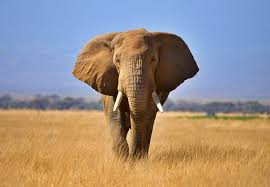
#> input picture 04_OpenCV_Computer_Vision/02_Image_Read_Write_Display/sample_images/elephant.jpeg, 270 x 187 px
$ jupyter execute 02_Image_Read_Write_Display.ipynb
#> lines starting #> are read from the running program, lines starting #| are printed output that depends on the picture
<h2 style="text-align:center;">📘 02_Image_Read_Write_Display.ipynb</h2>

---

## 🎯 Objective
This notebook demonstrates **basic image handling operations in OpenCV** — reading, displaying, and saving images.
We'll also explore color spaces and visualization differences between **cv2** and **matplotlib**.

---

## 1️⃣ Importing Libraries
Let's import the required libraries and check OpenCV version.

[cell 1]
import cv2
import matplotlib.pyplot as plt

print("# ➤ OpenCV version:", cv2.__version__)

---

## 2️⃣ Reading an Image
Use `cv2.imread()` to read an image from a file path.

**Syntax:**
```python
cv2.imread(filename, flag)
```
- `filename`: Path to the image.
- `flag`:
  - `1` (default) → Read in color (BGR)
  - `0` → Grayscale
  - `-1` → Unchanged (including alpha transparency)

[cell 2]
# Read image from folder
img_path = 'sample_images/elephant.jpeg'

# Read in color (default)
image = cv2.imread(img_path, 1)
#> image is the input picture: shape (187, 270, 3); mean B, G, R 134.2, 143.7, 157

# Check if image loaded correctly
if image is None:
    print("❌ Error: Image not found or path incorrect!")
else:
    print("✅ Image loaded successfully!")
    print("# ➤ Image shape:", image.shape)  # (Height, Width, Channels)
#| # ➤ Image shape: (187, 270, 3)

---

## 3️⃣ Displaying Image (Local Environment)
In a local Python environment (VS Code, PyCharm, etc.), use `cv2.imshow()`:

```python
cv2.imshow('Elephant', image)
cv2.waitKey(0)
cv2.destroyAllWindows()
```

⚠️ Note: `cv2.imshow()` **won’t work in Jupyter/Colab** — it needs a GUI window.

Hence, we’ll use **Matplotlib** for display instead.

[cell 3]
cv2.imshow('Elephant', image)
cv2.waitKey(0)
cv2.destroyAllWindows()

---

## 4️⃣ Displaying Image using Matplotlib
Matplotlib expects **RGB** images, but OpenCV loads them as **BGR**,
so colors appear inverted if we don’t convert them.

Let’s fix that using `cv2.cvtColor()`.

[cell 4]
# Convert BGR to RGB for correct color display
img_rgb = cv2.cvtColor(image, cv2.COLOR_BGR2RGB)

# Display using matplotlib
plt.figure(figsize=(6,6))
plt.imshow(img_rgb)
plt.title('Elephant Image (RGB Corrected)')
plt.axis('off')
plt.show()

---

## 5️⃣ Writing (Saving) Images
Use `cv2.imwrite()` to save images to disk.

**Syntax:**
```python
cv2.imwrite('new_image_name.jpg', image)
```

[cell 5]
# Save the image in a new file
output_path = 'sample_images/elephant_copy.jpg'
cv2.imwrite(output_path, image)

print("✅ Image saved successfully as:", output_path)

---

## 6️⃣ Convert to Grayscale and Display
Let’s also convert our image to grayscale and display it.

[cell 6]
# Convert to grayscale
gray_image = cv2.cvtColor(image, cv2.COLOR_BGR2GRAY)
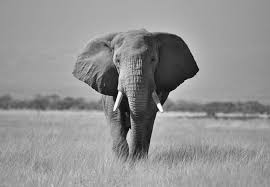
#> gray_image: shape (187, 270); min 1, max 253, mean 146.6

plt.figure(figsize=(6,6))
plt.imshow(gray_image, cmap='gray')
plt.title('Elephant Image (Grayscale)')
plt.axis('off')
plt.show()


$ run again, with 03_CNN/05_CNN_Practical_Implementation/Emotion Classification — Happy vs Not Happy (CNN)/testing/1.jpeg copied over 04_OpenCV_Computer_Vision/02_Image_Read_Write_Display/sample_images/elephant.jpeg
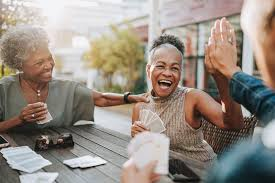
#> input picture 03_CNN/05_CNN_Practical_Implementation/Emotion Classification — Happy vs Not Happy (CNN)/testing/1.jpeg, 275 x 183 px
#> image is the input picture: shape (183, 275, 3); mean B, G, R 131.8, 141.3, 151.3
#| # ➤ Image shape: (183, 275, 3)
#> `gray_image = cv2.cvtColor(image, cv2.COLOR_BGR2GRAY)`:
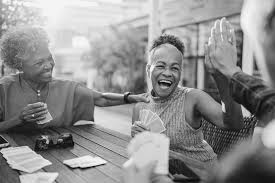
#> gray_image: shape (183, 275); min 0, max 255, mean 143.2
